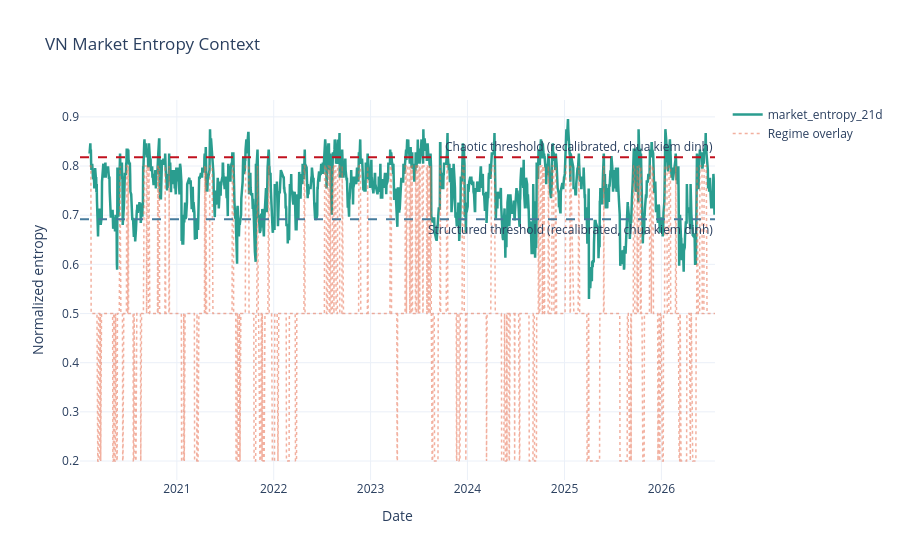

This figure's notebook cell:
### Code cell
# Cell: Review Market Entropy Context
if market_df.empty or "market_entropy_21d" not in market_df.columns:
    print("Market entropy chua san sang. Chay notebook 06 de build them entropy profile cho market.")
else:
    display(entropy_regime_chart(market_df.sort_values("date"), entropy_col="market_entropy_21d", regime_col="market_entropy_regime", title="VN Market Entropy Context"))
    display(market_df.sort_values("date").tail(10)[[col for col in ["date", "market_regime", "market_entropy_21d", "market_entropy_63d", "market_entropy_regime", "market_entropy_shift", "advance_ratio"] if col in market_df.columns]])

### Figure 1 — Plotly figure (JSON) as saved in the notebook; plotly's stock layout.template omitted (floating-point values rounded to 4 significant figures; data arrays with more than 128 entries replaced by an {"elided": "..."} marker saying what was removed)
{"data": [{"line": {"color": "#2a9d8f", "width": 2.5}, "mode": "lines", "name": "market_entropy_21d", "type": "scatter", "x": {"elided": "1634 str values"}, "y": {"elided": "1634 float values"}}, {"line": {"color": "#e76f51", "dash": "dot", "width": 1.5}, "mode": "lines", "name": "Regime overlay", "opacity": 0.55, "type": "scatter", "x": {"elided": "1634 str values"}, "y": {"elided": "1634 float values"}}], "layout": {"annotations": [{"showarrow": false, "text": "Structured threshold (recalibrated, chua kiem dinh)", "x": 1, "xanchor": "right", "xref": "x domain", "y": 0.692, "yanchor": "top", "yref": "y"}, {"showarrow": false, "text": "Chaotic threshold (recalibrated, chua kiem dinh)", "x": 1, "xanchor": "right", "xref": "x domain", "y": 0.818, "yanchor": "bottom", "yref": "y"}], "shapes": [{"line": {"color": "#457b9d", "dash": "dash"}, "type": "line", "x0": 0, "x1": 1, "xref": "x domain", "y0": 0.692, "y1": 0.692, "yref": "y"}, {"line": {"color": "#c1121f", "dash": "dash"}, "type": "line", "x0": 0, "x1": 1, "xref": "x domain", "y0": 0.818, "y1": 0.818, "yref": "y"}], "title": {"text": "VN Market Entropy Context"}, "xaxis": {"title": {"text": "Date"}}, "yaxis": {"title": {"text": "Normalized entropy"}}}}
